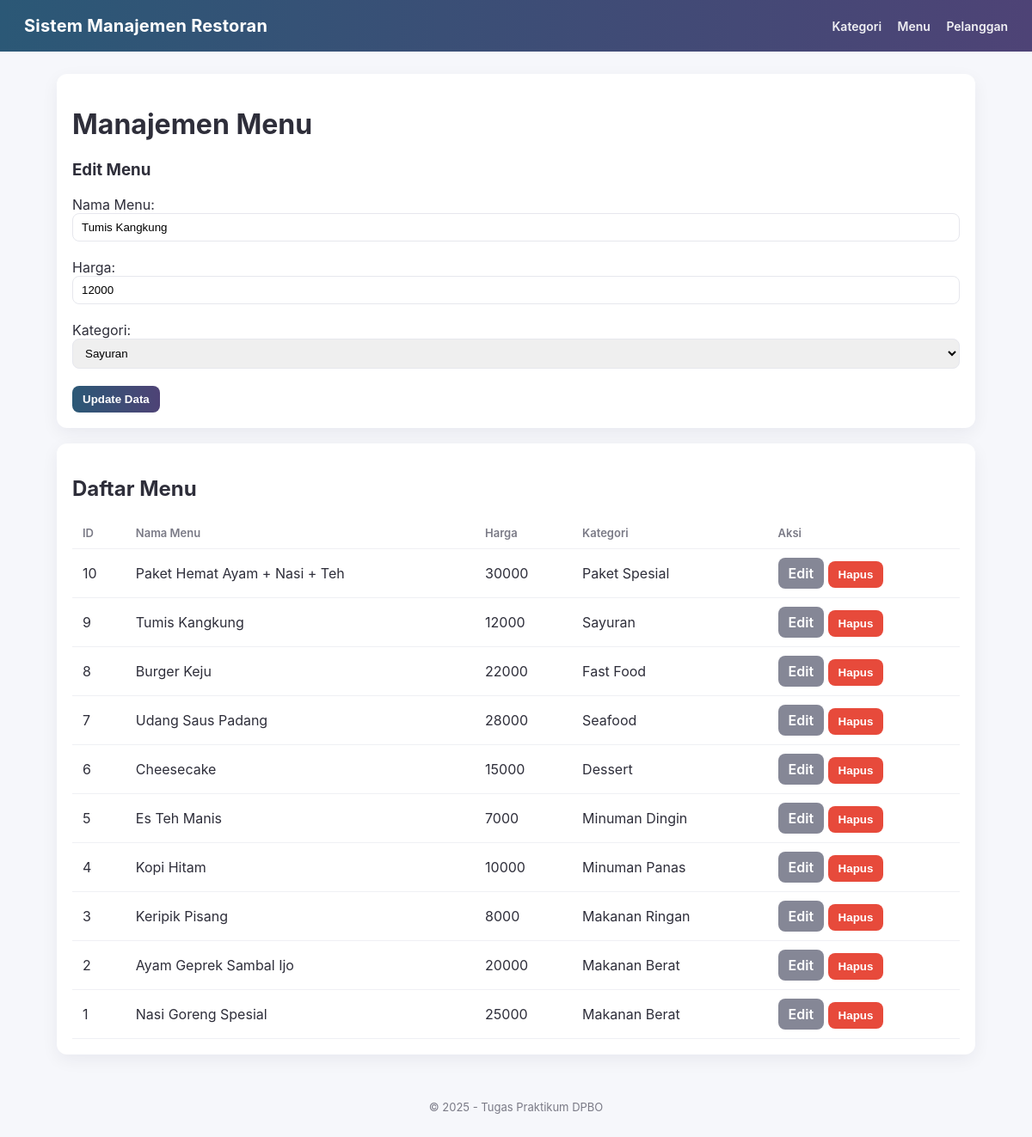
/index.php?page=menu&action=edit&id=9, run on the app's committed database.
### tables this page shows
CREATE TABLE `menu` (
  `id_menu` int(11) NOT NULL,
  `nama_menu` varchar(150) NOT NULL,
  `harga` int(11) NOT NULL DEFAULT 0,
  `stok` int(11) NOT NULL DEFAULT 0,
  `id_kategori` int(11) DEFAULT NULL
);

CREATE TABLE `kategori` (
  `id_kategori` int(11) NOT NULL,
  `nama_kategori` varchar(100) NOT NULL,
  `deskripsi` text DEFAULT NULL
);

### class/Menu.php (called while the page is built, shortened)
<?php
class Menu {
    private $conn;
    private $table_name = "menu";
    public function __construct($db) {
        $this->conn = $db;
    }
    public function readAll() {
        $sql = "SELECT m.*, k.nama_kategori FROM " . $this->table_name . " m LEFT JOIN kategori k ON m.id_kategori = k.id_kategori ORDER BY m.id_menu DESC";
        $stmt = $this->conn->prepare($sql);
        $stmt->execute();
        return $stmt;
    }
    public function read($id) {
        $sql = "SELECT * FROM " . $this->table_name . " WHERE id_menu = ? LIMIT 1";
        $stmt = $this->conn->prepare($sql);
        $stmt->execute([$id]);
        return $stmt->fetch(PDO::FETCH_ASSOC);
    }
}
?>

### class/Kategori.php (called while the page is built, shortened)
<?php
class Kategori {
    private $conn;
    private $table_name = "kategori";
    public function __construct($db) {
        $this->conn = $db;
    }
    public function readAll() {
        $sql = "SELECT * FROM " . $this->table_name . " ORDER BY id_kategori DESC";
        $stmt = $this->conn->prepare($sql);
        $stmt->execute();
        return $stmt;
    }
}
?>

### view/menu.php (the view, shortened to what this page needs)
<?php
include 'class/Menu.php';
include 'class/Kategori.php';
$database = new Database();
$db = $database->getConnection();
$menu = new Menu($db);
$kategori = new Kategori($db);
$action = isset($_GET['action']) ? $_GET['action'] : '';
$data_edit = null;
try {
	if ($action == 'edit' && isset($_GET['id'])) {
		$data_edit = $menu->read($_GET['id']);
	}
    $stmt_menu = $menu->readAll();
    $stmt_kategori = $kategori->readAll();
} catch (PDOException $e) {
    echo "Error: " . $e->getMessage();
}
?>
<div class="card">
	<h1>Manajemen Menu</h1>
<form action="index.php?page=menu" method="POST">
	<h3><?php echo $data_edit ? 'Edit Menu' : 'Tambah Menu Baru'; ?></h3>
	<label>Nama Menu:</label><br>
	<input type="text" name="nama" value="<?php echo $data_edit ? htmlspecialchars($data_edit['nama_menu'], ENT_QUOTES, 'UTF-8') : ''; ?>" required>
	<br><br>
	<label>Harga:</label><br>
	<input type="text" name="harga" value="<?php echo $data_edit ? htmlspecialchars($data_edit['harga'], ENT_QUOTES, 'UTF-8') : ''; ?>" required>
	<br><br>
	<label>Kategori:</label><br>
	<select name="id_kategori" required>
		<?php while ($row_kat = $stmt_kategori->fetch(PDO::FETCH_ASSOC)): ?>
			<option value="<?php echo htmlspecialchars($row_kat['id_kategori'], ENT_QUOTES, 'UTF-8'); ?>"
				<?php echo ($data_edit && $data_edit['id_kategori'] == $row_kat['id_kategori']) ? 'selected' : ''; ?>
			>
				<?php echo htmlspecialchars($row_kat['nama_kategori'], ENT_QUOTES, 'UTF-8'); ?>
			</option>
		<?php endwhile; ?>
	</select>
	<br><br>
	<button type="submit" class="btn btn-primary"><?php echo $data_edit ? 'Update Data' : 'Simpan Data Baru'; ?></button>
</form>
</div>
<div class="card">
	<h2>Daftar Menu</h2>
	<table>
	<thead>
		<tr>
			<th>ID</th>
			<th>Nama Menu</th>
			<th>Harga</th>
			<th>Kategori</th>
			<th>Aksi</th>
		</tr>
	</thead>
	<tbody>
		<?php while ($row = $stmt_menu->fetch(PDO::FETCH_ASSOC)): ?>
			<tr>
				<td><?php echo htmlspecialchars($row['id_menu'], ENT_QUOTES, 'UTF-8'); ?></td>
				<td><?php echo htmlspecialchars($row['nama_menu'], ENT_QUOTES, 'UTF-8'); ?></td>
				<td><?php echo htmlspecialchars($row['harga'], ENT_QUOTES, 'UTF-8'); ?></td>
				<td><?php echo htmlspecialchars($row['nama_kategori'], ENT_QUOTES, 'UTF-8'); ?></td>
				<td class="table-actions actions">
					<a class="btn btn-secondary" href="index.php?page=menu&action=edit&id=<?php echo htmlspecialchars($row['id_menu'], ENT_QUOTES, 'UTF-8'); ?>">Edit</a>
					<form action="index.php?page=menu" method="POST" style="display:inline;" onsubmit="return confirm('Anda yakin ingin menghapus data ini?');">
						<button type="submit" class="btn btn-danger">Hapus</button>
					</form>
				</td>
			</tr>
		<?php endwhile; ?>
	</tbody>
</table>
</div>

### style.css (style rules this page uses)
:root { --bg:#f6f7fb; --card:#ffffff; --primary1:#2b5876; --primary2:#4e4376; --text:#2e2e3a; --muted:#7a7a86; }
* { box-sizing:border-box }
body { font-family: Inter, system-ui, -apple-system, "Segoe UI", Roboto, "Helvetica Neue", Arial; margin:0; background:var(--bg); color:var(--text); -webkit-font-smoothing:antialiased; }
.card { background:var(--card); border-radius:12px; padding:18px; box-shadow:0 6px 20px rgba(20,20,50,0.06); margin-bottom:18px; }
table { width:100%;border-collapse:collapse;background:transparent }
th,td { padding:10px 12px;text-align:left;border-bottom:1px solid #eff0f4 }
th { font-size:13px;color:var(--muted);font-weight:600 }
.btn { display:inline-block; padding:8px 12px; border-radius:8px; border:none; cursor:pointer; font-weight:600; text-decoration:none; color:inherit; }
.btn-primary { background:linear-gradient(90deg,var(--primary1),var(--primary2));color:#fff }
.btn-secondary { background:#858796;color:#fff }
.btn-danger { background:#e74a3b;color:#fff }
input[type=text], input[type=number], select { padding:8px 10px;border-radius:8px;border:1px solid #e6e7ed;width:100%; }

### data on the page
menu: nama "Tumis Kangkung", harga "12000", id_kategori "Sayuran", id_menu "9", nama_menu "Tumis Kangkung", id_kategori.nama_kategori "Sayuran"
menu: id_menu "10", nama_menu "Paket Hemat Ayam + Nasi + Teh", harga "30000", id_kategori.nama_kategori "Paket Spesial"
menu: id_menu "8", nama_menu "Burger Keju", harga "22000", id_kategori.nama_kategori "Fast Food"
menu: id_menu "7", nama_menu "Udang Saus Padang", harga "28000", id_kategori.nama_kategori "Seafood"
menu: id_menu "6", nama_menu "Cheesecake", harga "15000", id_kategori.nama_kategori "Dessert"
menu: id_menu "5", nama_menu "Es Teh Manis", harga "7000", id_kategori.nama_kategori "Minuman Dingin"
menu: id_menu "4", nama_menu "Kopi Hitam", harga "10000", id_kategori.nama_kategori "Minuman Panas"
menu: id_menu "3", nama_menu "Keripik Pisang", harga "8000", id_kategori.nama_kategori "Makanan Ringan"
menu: id_menu "2", nama_menu "Ayam Geprek Sambal Ijo", harga "20000", id_kategori.nama_kategori "Makanan Berat"
menu: id_menu "1", nama_menu "Nasi Goreng Spesial", harga "25000", id_kategori.nama_kategori "Makanan Berat"
